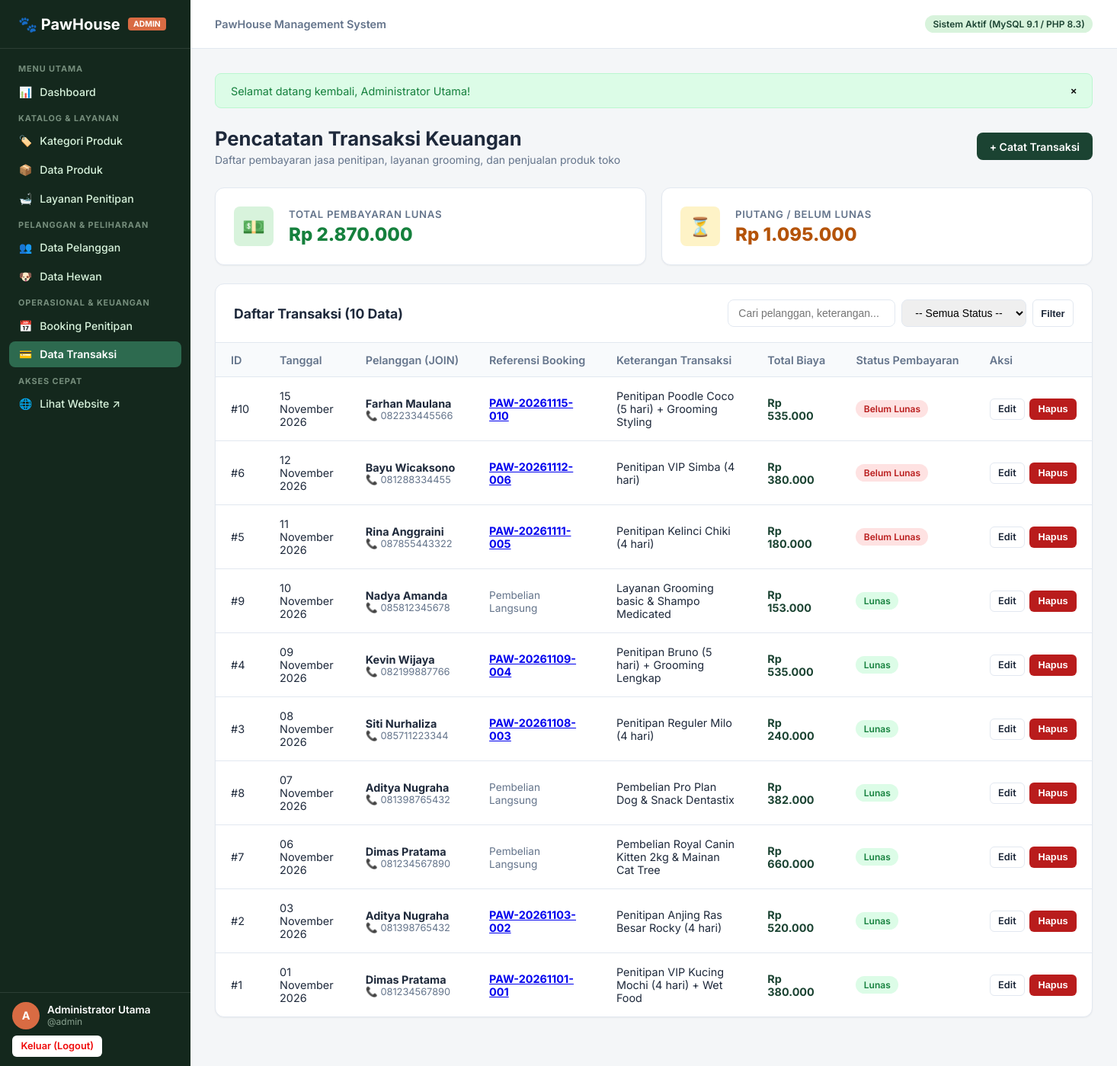
/admin/transactions/index.php (signed in), run on an earlier commit of the app's database.
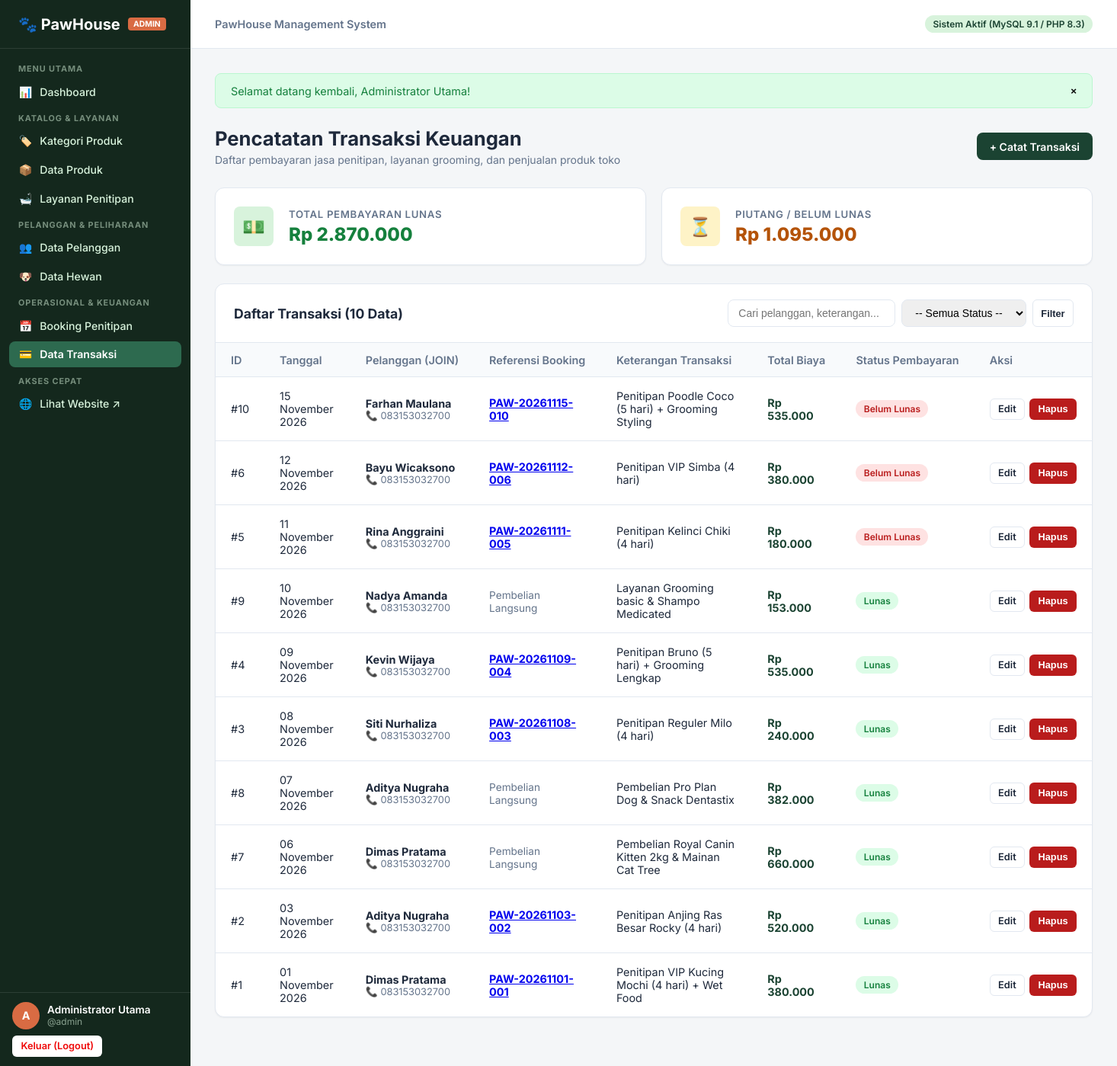
And on a later commit of the database.
### tables this page shows
CREATE TABLE `transactions` (
  `id` INT AUTO_INCREMENT PRIMARY KEY,
  `customer_id` INT NOT NULL,
  `booking_id` INT NULL,
  `transaction_date` DATE NOT NULL,
  `description` VARCHAR(255) NOT NULL,
  `total` DECIMAL(12,2) NOT NULL,
  `payment_status` ENUM('Lunas', 'Belum Lunas') NOT NULL DEFAULT 'Belum Lunas',
  `created_at` TIMESTAMP DEFAULT CURRENT_TIMESTAMP,
  CONSTRAINT `fk_transactions_customer` FOREIGN KEY (`customer_id`) 
    REFERENCES `customers` (`id`) ON UPDATE CASCADE ON DELETE RESTRICT,
  CONSTRAINT `fk_transactions_booking` FOREIGN KEY (`booking_id`) 
    REFERENCES `bookings` (`id`) ON UPDATE CASCADE ON DELETE SET NULL
);

CREATE TABLE `customers` (
  `id` INT AUTO_INCREMENT PRIMARY KEY,
  `name` VARCHAR(100) NOT NULL,
  `phone` VARCHAR(20) NOT NULL,
  `email` VARCHAR(100) NULL,
  `address` TEXT NULL,
  `created_at` TIMESTAMP DEFAULT CURRENT_TIMESTAMP
);

CREATE TABLE `bookings` (
  `id` INT AUTO_INCREMENT PRIMARY KEY,
  `booking_code` VARCHAR(30) NOT NULL UNIQUE,
  `customer_id` INT NOT NULL,
  `pet_id` INT NOT NULL,
  `service_id` INT NOT NULL,
  `start_date` DATE NOT NULL,
  `end_date` DATE NOT NULL,
  `notes` TEXT NULL,
  `status` ENUM('Menunggu', 'Dikonfirmasi', 'Sedang Dititipkan', 'Selesai', 'Dibatalkan') NOT NULL DEFAULT 'Menunggu',
  `created_at` TIMESTAMP DEFAULT CURRENT_TIMESTAMP,
  CONSTRAINT `fk_bookings_customer` FOREIGN KEY (`customer_id`) 
    REFERENCES `customers` (`id`) ON UPDATE CASCADE ON DELETE RESTRICT,
  CONSTRAINT `fk_bookings_pet` FOREIGN KEY (`pet_id`) 
    REFERENCES `pets` (`id`) ON UPDATE CASCADE ON DELETE RESTRICT,
  CONSTRAINT `fk_bookings_service` FOREIGN KEY (`service_id`) 
    REFERENCES `services` (`id`) ON UPDATE CASCADE ON DELETE RESTRICT
);

### config/database.php (called while the page is built, shortened)
<?php
function base_url(string $path = ''): string {
    return BASE_URL . ($path ? '/' . ltrim($path, '/') : '');
}

### admin/transactions/index.php (the view, shortened to what the changed rows need)
<?php
require_once __DIR__ . '/../../config/database.php';
require_once __DIR__ . '/../../includes/functions.php';
$pdo = db();
$sql = "
    SELECT
        t.*,
        cust.name AS customer_name,
        cust.phone AS customer_phone,
        b.booking_code
    FROM transactions t
    JOIN customers cust ON t.customer_id = cust.id
    LEFT JOIN bookings b ON t.booking_id = b.id
    WHERE 1=1
";
$params = [];
$sql .= " ORDER BY t.transaction_date DESC, t.id DESC";
$stmt = $pdo->prepare($sql);
$stmt->execute($params);
$transactions = $stmt->fetchAll();
require_once __DIR__ . '/../../includes/admin-header.php';
?>
<div class="page-header">
    <div>
        <h1 class="page-title">Pencatatan Transaksi Keuangan</h1>
    </div>
</div>
<div class="data-card">
    <div class="data-card-header">
        <h2 class="data-card-title">Daftar Transaksi (<?= count($transactions) ?> Data)</h2>
    </div>
    <div class="table-responsive">
        <table class="admin-table">
            <thead>
                <tr>
                    <th style="width: 50px;">ID</th>
                    <th>Tanggal</th>
                    <th>Pelanggan (JOIN)</th>
                    <th>Referensi Booking</th>
                    <th>Keterangan Transaksi</th>
                    <th>Total Biaya</th>
                    <th>Status Pembayaran</th>
                    <th style="width: 140px;">Aksi</th>
                </tr>
            </thead>
            <tbody>
                <?php if (empty($transactions)): ?>
                    <tr>
                        <td colspan="8" class="empty-state">Tidak ada transaksi ditemukan.</td>
                    </tr>
                <?php else: ?>
                    <?php foreach ($transactions as $tx): ?>
                        <tr>
                            <td>#<?= e($tx['id']) ?></td>
                            <td><?= format_date($tx['transaction_date']) ?></td>
                            <td>
                                <div><strong><?= e($tx['customer_name']) ?></strong></div>
                                <div style="font-size: 0.8rem; color: var(--admin-text-muted);">📞 <?= e($tx['customer_phone']) ?></div>
                            </td>
                            <td>
                                <?php if (!empty($tx['booking_code'])): ?>
                                    <a href="<?= base_url('admin/bookings/detail.php?id=' . $tx['booking_id']) ?>" style="font-weight: 700;">
                                        <?= e($tx['booking_code']) ?>
                                    </a>
                                <?php else: ?>
                                    <span style="color: var(--admin-text-muted); font-size: 0.85rem;">Pembelian Langsung</span>
                                <?php endif; ?>
                            </td>
                            <td><?= e($tx['description']) ?></td>
                            <td><strong style="color: var(--color-primary);"><?= format_rupiah($tx['total']) ?></strong></td>
                            <td><?= get_payment_badge($tx['payment_status']) ?></td>
                            <td>
                                <div class="actions-cell">
                                    <a href="<?= base_url('admin/transactions/edit.php?id=' . $tx['id']) ?>" class="btn btn-outline btn-sm">Edit</a>
                                    <form action="<?= base_url('admin/transactions/delete.php') ?>" method="POST" class="form-delete" data-name="transaksi #<?= e($tx['id']) ?>" style="display:inline;">
                                        <button type="submit" class="btn btn-danger btn-sm">Hapus</button>
                                    </form>
                                </div>
                            </td>
                        </tr>
                    <?php endforeach; ?>
                <?php endif; ?>
            </tbody>
        </table>
    </div>
</div>
<?php require_once __DIR__ . '/../../includes/admin-footer.php'; ?>

### includes/functions.php (shortened to what the changed rows need)
<?php
function e(?string $value): string {
    return htmlspecialchars((string)$value, ENT_QUOTES, 'UTF-8');
}
function format_rupiah($amount): string {
    return 'Rp ' . number_format((float)$amount, 0, ',', '.');
}
function format_date(?string $date, bool $withTime = false): string {
    $timestamp = strtotime($date);
    $months = [
        1 => 'Januari', 2 => 'Februari', 3 => 'Maret', 4 => 'April',
        5 => 'Mei', 6 => 'Juni', 7 => 'Juli', 8 => 'Agustus',
        9 => 'September', 10 => 'Oktober', 11 => 'November', 12 => 'Desember'
    ];
    $day = date('d', $timestamp);
    $month = $months[(int)date('m', $timestamp)];
    $year = date('Y', $timestamp);
    $formatted = "$day $month $year";
    return $formatted;
}
function get_payment_badge(string $status): string {
    $class = ($status === 'Lunas') ? 'badge-success' : 'badge-danger';
    return '<span class="badge ' . $class . '">' . e($status) . '</span>';
}

What changed in the data, as far as the page shows it:
changed through a linked row, transactions "15 November 2026": customer.phone "082233445566" → "083153032700"
changed through a linked row, transactions "12 November 2026": customer.phone "081288334455" → "083153032700"
changed through a linked row, transactions "11 November 2026": customer.phone "087855443322" → "083153032700"
changed through a linked row, transactions "10 November 2026": customer.phone "085812345678" → "083153032700"
changed through a linked row, transactions "09 November 2026": customer.phone "082199887766" → "083153032700"
changed through a linked row, transactions "08 November 2026": customer.phone "085711223344" → "083153032700"
changed through a linked row, transactions "07 November 2026": customer.phone "081398765432" → "083153032700"
changed through a linked row, transactions "06 November 2026": customer.phone "081234567890" → "083153032700"
changed through a linked row, transactions "03 November 2026": customer.phone "081398765432" → "083153032700"
changed through a linked row, transactions "01 November 2026": customer.phone "081234567890" → "083153032700"
